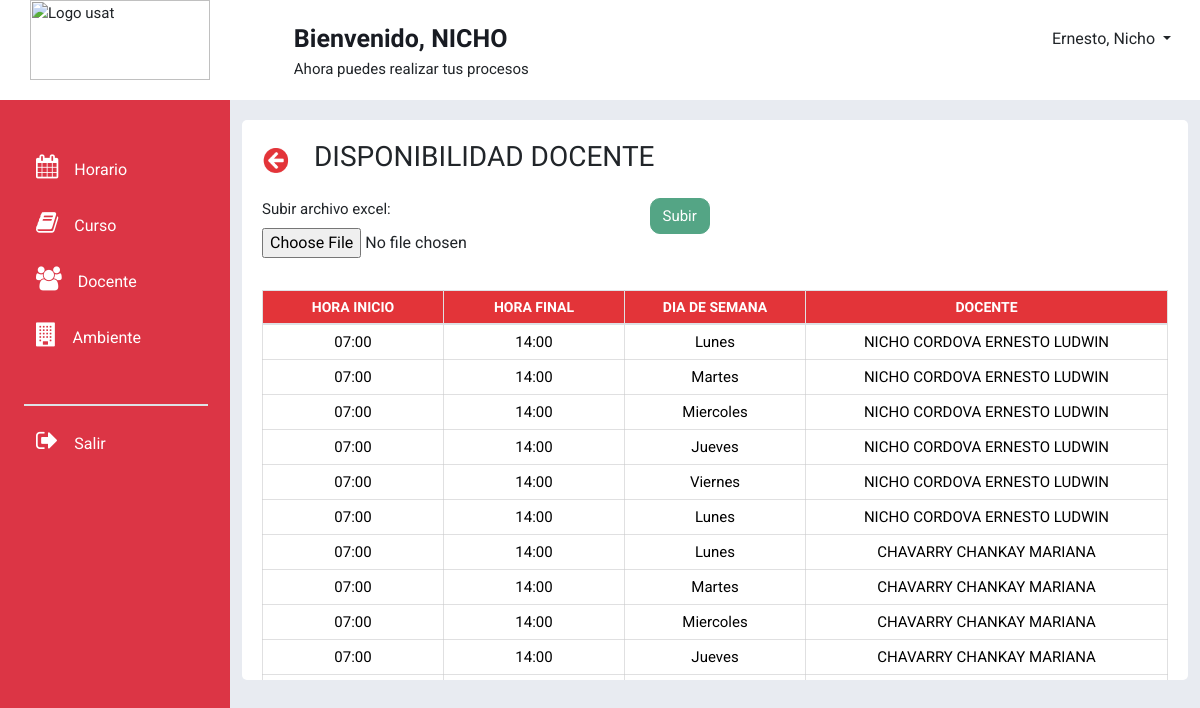
Page /csv/ on the committed database.
### modulo_horario/models.py (models this page shows)
class dia_semana(models.Model):
    dia_nombre = models.CharField(max_length=9)
    def __str__(self):
        return self.dia_nombre
    class Meta:
        verbose_name_plural="Día de la semana"

### modulo_docente/models.py (models this page shows, shortened)
class disponibilidad_docente(models.Model):
    id = models.AutoField(primary_key=True)
    ddo_horainicio = models.TimeField()
    ddo_horafin = models.TimeField()
    FKdiasemana = models.ForeignKey('modulo_horario.dia_semana', on_delete=models.CASCADE)
    FKdocente = models.ForeignKey(docente, on_delete=models.CASCADE)
    class Meta:
        verbose_name_plural="Disponibilidad docente"
        ordering=['FKdocente']

class docente(models.Model):
    doc_nombres = models.CharField(max_length=200)
    doc_especialidad = models.CharField(max_length=100)
    doc_email = models.CharField(max_length=50)
    doc_estado = models.CharField(max_length=10)
    doc_telefono = models.CharField(max_length=9)
    FKtipocontrato = models.ForeignKey (tipo_contrato, on_delete=models.CASCADE)
    FKdepartamentoacademico = models.ForeignKey(departamento_academico, on_delete=models.CASCADE)
    def __str__(self):
        return self.doc_nombres
    class Meta:
        verbose_name_plural="Docente"

### modulo_docente/views.py (the view)
# urls.py: path('csv/', views.upload_file),
def upload_file(request):
    if request.method == 'POST':
        form = UploadCSVForm(request.POST, request.FILES)
        enviar=disponibilidad_docentes()
        if form.is_valid():
            enviar=disponibilidad_docentes()
            if 'Subir_archivo_excel' in request.FILES:
                excel_file = request.FILES['Subir_archivo_excel']
                workbook = openpyxl.load_workbook(excel_file)
                sheet = workbook.active
                try:
                    for row in sheet.iter_rows(min_row=2, values_only=True):  # skip the header
                        if row[1] and row[2]:
                            horainicio = row[1] if isinstance(row[1], time) else datetime.strptime(row[1], '%H:%M:%S').time()
                            horafin = row[2] if isinstance(row[2], time) else datetime.strptime(row[2], '%H:%M:%S').time()
                            _, created = disponibilidad_docente.objects.update_or_create(
                                id=row[0],
                                ddo_horainicio=horainicio,
                                ddo_horafin=horafin,
                                FKdiasemana_id=row[3],
                                FKdocente_id=row[4],
                            )
                    messages.success(request, 'Archivo Excel subido correctamente')
                except Exception as e:
                    messages.error(request, 'Error: ' + str(e))
            else:
                messages.success(request, 'Debe subir un archivo para continuar')
            return redirect(request.path)
    else:
        form = UploadCSVForm()
        enviar=disponibilidad_docentes()
    return render(request, './csv.html', {'form': form, 'disponibilidad':enviar})

### modulo_docente/forms.py
class UploadCSVForm(forms.Form):
    Subir_archivo_excel = forms.FileField(required=False)

### modulo_docente/views.py (called while the page is built)
def disponibilidad_docentes():
    dispo= disponibilidad_docente.objects.all();
    enviar=[]
    for dispobj in dispo:
        horariodispo=disponibilidad_docente.objects.get(id=dispobj.id)
        horaini= horariodispo.ddo_horainicio
        horafin= horariodispo.ddo_horafin
        dia= horariodispo.FKdiasemana
        docente = horariodispo.FKdocente
        enviar.append((horaini,horafin,dia,docente))
    return enviar

### modulo_docente/templates/csv.html (shortened to what this page needs)
{% load static %}
{% block content %}
<link href="https://cdn.jsdelivr.net/npm/bootstrap@5.3.3/dist/css/bootstrap.min.css" rel="stylesheet">
<head>
  <link rel="stylesheet" href="{% static 'css/csv.css' %}">
  <link rel="stylesheet" href="https://stackpath.bootstrapcdn.com/bootstrap/4.5.2/css/bootstrap.min.css" />
  <link rel="stylesheet" href="https://maxcdn.bootstrapcdn.com/font-awesome/4.7.0/css/font-awesome.min.css">
  <link rel="stylesheet" href="https://cdnjs.cloudflare.com/ajax/libs/bootstrap/5.3.3/css/bootstrap.min.css" />
</head>
<body style="padding: 0px;
overflow-y: hidden;
overflow-x: hidden;">
    <div class="container-fluid p-0 m-auto" style="font-family: 'Roboto', sans-serif; font-size: 15px;">
        <div class="caja" style="height: 100px; background-color: white;">
            <div class="row">
              <div class="col1" style="margin-left: 30px; width:  16%;">
                <a class="navbar-brand" href="/inicio">
                  <img style="width: 180px; height: 80px;" src="http://www.usat.edu.pe/web/wp-content/uploads/2023/05/logo_usat25.png"
                    alt="Logo usat">
                </a>
              </div>
              <div class="col2" style="padding: 20px; text-align: left; margin-left: 60px;  width:  60%;">
                  <h7> <strong> Bienvenido, NICHO </strong> <br> </h7>
                  <p>Ahora puedes realizar tus procesos</p>
                </div>
              <div class="col3" style="padding: 20px; text-align: right;  width:  16%;">
                <button class="btn dropdown-toggle" type="button" data-bs-toggle="dropdown" aria-expanded="false">
                  Ernesto, Nicho
                </button>
              </div>
            </div>
        </div>
    </div>
    <div class="container-fluid overflow-hidden" style="font-family: 'Roboto', sans-serif;">
        <div class="row vh-100 overflow-auto" >
          <div id="sidebar" class="collapse collapse-horizontal show col-12 col-sm-3 col-xl-2 px-sm-2 px-0 bg-danger" style="width: 230px;">
            <div id="sidebar-nav" class="flex-sm-column flex-row flex-grow-1 align-items-center align-items-sm-start px-3 pt-2 text-white sticky-top">
              <ul class="nav nav-pills flex-sm-column flex-row flex-nowrap flex-shrink-1 flex-sm-grow-0 flex-grow-1 mb-sm-auto mb-0 justify-content-center align-items-center align-items-sm-start" id="menu">
                <div class="mt-3">
                  <br>
                  <a class="btn shadow-none border-0 text-white" data-bs-toggle="collapse" href="#menuHorario" role="button" aria-expanded="false" aria-controls="menuHorario">
                    <i class="fs-4 my-0 py-0 fa fa-calendar me-2"></i><span class="my-auto ms-2 d-none d-sm-inline text-white" >Horario</span>
                  </a>
                </div>
                <div class="mt-3">
                  <a class="btn shadow-none border-0 text-white" data-bs-toggle="collapse" href="#menuCurso" role="button" aria-expanded="false" aria-controls="menuCurso">
                    <i class="fs-4 my-0 py-0 fa fa-book me-2"></i><span class="my-auto ms-2 d-none d-sm-inline text-white">Curso</span>
                  </a>
                </div>
                <div class="mt-3">
                  <a class="btn shadow-none border-0 text-white" data-bs-toggle="collapse" href="#menuDocente" role="button" aria-expanded="false" aria-controls="menuDocente">
                    <i class="fs-4 my-0 py-0 fa fa-users me-2"></i><span class="my-auto ms-2 d-none d-sm-inline text-white">Docente</span>
                  </a>
                </div>
                <div class="mt-3">
                  <a class="btn shadow-none border-0 text-white" data-bs-toggle="collapse" href="#menuAmbiente" role="button" aria-expanded="false" aria-controls="menuAmbiente">
                    <i class="fs-4 my-0 py-0 fa fa-building me-2"></i><span class="my-auto ms-2 d-none d-sm-inline text-white">Ambiente</span>
                  </a>
                </div>
                <hr class="solid w-100 d-flex h-100 border border-1 bg-white dropdown-divider mt-5" color="white">
                <div class="mt-3 mb-3">
                  <a class="btn shadow-none border-0 pb-3 text-white" href="/inicio" role="button">
                    <i class="fs-4 my-0 py-0 fa fa-sign-out me-2"></i><span class="my-auto ms-2 d-none d-sm-inline text-white">Salir</span>
                  </a>
                </div>
              </ul>
            </div>
          </div>
    <div class="col d-flex flex-column h-sm-100" style="background-color: #e8ebf1;">
        <main class="row overflow-auto">
          <div class="container-fluid col">
    <div id="contenedorSub" style=" padding: 20px; background-color: white; margin-top: 20px; height: 560px; border-radius: 5px;">
     <div class="box-tittle">
      <button type="button" class="regresarBtn">
          <a href="/inicio"><img id="closeicon" src="{% static 'iconos/regresar.PNG' %}" width="32px" height="27px"></a>
      </button>
      <h3 id="titulo" style="margin-left: 20px;">DISPONIBILIDAD DOCENTE</h3>
      <br><br>
  </div>
    <form method="post" enctype="multipart/form-data">
        <div class="row">
          <div class="col-sm-5">
            {{ form.as_p }}
          </div>
          <div class="col-sm-6">
            <button type="submit" class="btnVer">Subir</button>
          </div>
        </div>
    </form>
    <div id="boxTabla" style="height: 395px; overflow-y: auto;">
      <table class="table" id="tabla">
          <thead class="encabezado" style=" position: sticky; top: 0; z-index: 1; background-color: #E33439;">
              <tr>
                  <th scope="col" style="background-color: #E33439; color: #fff;width: 20%;">HORA INICIO </th>
                  <th scope="col" style="background-color: #E33439; color: #fff; width: 20%;"> HORA FINAL</th>
                  <th scope="col" style="background-color: #E33439; color: #fff;width: 20%;">DIA DE SEMANA</th>
                  <th scope="col" style="background-color: #E33439; color: #fff;width: 40%;">DOCENTE</th>
              </tr>
          </thead>
          <tbody>
              {% for d in disponibilidad %}
              <tr>
                  <td id="ini" style="text-align: center;">{{ d.0 }}</td>
                  <td id="fin" style="text-align: center;" >{{ d.1 }}</td>
                  <td id="dia" style="text-align: center;" >{{ d.2 }}</td>
                  <td id="docente" style="text-align: center;">{{ d.3 }}</td>
              </tr>
              {% endfor %}
          </tbody>
      </table>
  </div>
          </div>
          </div>
        </main>
    </div>
        </div>
    </div>
</body>
{% endblock %}

### static/css/csv.css (style rules this page uses)
body { font-family: "Roboto", sans-serif; padding: 0px; font-size: 15px; }
h1, h2, h3, h4, h5, h6, h7 { font-family: "Roboto Condensed", sans-serif; color: #181B22; font-size: 25px; font-weight: 600; }
th { font-family: "Roboto Condensed", sans-serif; color: white; font-size: 14px; }
tr, label, option { font-family: "Roboto", sans-serif; font-size: 15px; }
#titulo { display: inline; margin-left: 5px; padding-top: 5%; }
.table { table-layout: fixed; border-collapse: collapse; width: 100%; height: 5px; }
.table thead th { vertical-align: bottom; border-bottom: 2px solid #181b2295; }
.table th, .table td { border: 1px solid #cacacc95; padding-top: 15px; }
.table th { background-color: #E33439; text-align: center; }
.table #grupo, .table #codigo, .table #ciclo, .table #docente { text-align: center; }
.table th:nth-child(1), .fixed-table td:nth-child(1) { width: 20%; }
.table th:nth-child(2), .fixed-table td:nth-child(2) { width: 20%; }
.table th:nth-child(3), .fixed-table td:nth-child(3) { width: 20%; }
.table th:nth-child(4), .fixed-table td:nth-child(3) { width: 40%; }
.regresarBtn { background-color: white; border: None; margin: -8px; display: inline; }
.caja { padding: 0px; width: 100%; margin: 0px; }
.col1, .col3 { width: 16%; }
.col2 { width: 60%; }

### modulo_docente/templates/csv.html (style rules this page uses)
.btnVer { background-color: #54A585; border: 1px solid transparent; border-color: #54A585; border-radius: 10px; color: #fff; padding: 0.375rem 0.75rem; font-size: 15px; text-align: center; }

### rows in the picture
dia_semana: ddo_horainicio "07:00", ddo_horafin "14:00", dia_nombre "Lunes", doc_nombres "NICHO CORDOVA ERNESTO LUDWIN", doc_nombres "CHAVARRY CHANKAY MARIANA"
dia_semana: ddo_horainicio "07:00", ddo_horafin "14:00", dia_nombre "Martes", doc_nombres "NICHO CORDOVA ERNESTO LUDWIN", doc_nombres "CHAVARRY CHANKAY MARIANA"
dia_semana: ddo_horainicio "07:00", ddo_horafin "14:00", dia_nombre "Miercoles", doc_nombres "NICHO CORDOVA ERNESTO LUDWIN", doc_nombres "CHAVARRY CHANKAY MARIANA"
dia_semana: ddo_horainicio "07:00", ddo_horafin "14:00", dia_nombre "Jueves", doc_nombres "NICHO CORDOVA ERNESTO LUDWIN", doc_nombres "CHAVARRY CHANKAY MARIANA"
dia_semana: ddo_horainicio "07:00", ddo_horafin "14:00", dia_nombre "Viernes", doc_nombres "NICHO CORDOVA ERNESTO LUDWIN"
